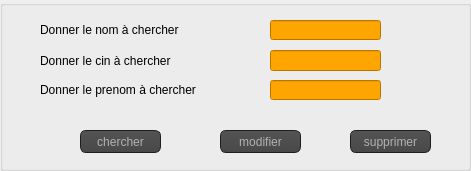
        <widget class="QGroupBox" name="groupBox_18">
         <property name="geometry">
          <rect>
           <x>290</x>
           <y>260</y>
           <width>471</width>
           <height>171</height>
          </rect>
         </property>
         <property name="title">
          <string/>
         </property>
         <widget class="QLineEdit" name="cincherf_2">
          <property name="geometry">
           <rect>
            <x>270</x>
            <y>50</y>
            <width>111</width>
            <height>21</height>
           </rect>
          </property>
          <property name="styleSheet">
           <string notr="true">QLineEdit
{
color:black;
background-color:orange;
}</string>
          </property>
         </widget>
         <widget class="QLabel" name="label_49">
          <property name="geometry">
           <rect>
            <x>40</x>
            <y>50</y>
            <width>171</width>
            <height>21</height>
           </rect>
          </property>
          <property name="text">
           <string>Donner le cin à chercher</string>
          </property>
         </widget>
         <widget class="QPushButton" name="modif_four">
          <property name="geometry">
           <rect>
            <x>220</x>
            <y>130</y>
            <width>81</width>
            <height>23</height>
           </rect>
          </property>
          <property name="styleSheet">
           <string notr="true">QToolTip
{
     border: 1px solid black;
     background-color: #ffa02f;
     padding: 1px;
     border-radius: 3px;
     opacity: 100;
}

QWidget
{
    color: #b1b1b1;
    background-color: #323232;
}

QWidget:item:hover
{
    background-color: QLinearGradient( x1: 0, y1: 0, x2: 0, y2: 1, stop: 0 #ffa02f, stop: 1 #ca0619);
    color: #000000;
}

QWidget:item:selected
{
    background-color: QLinearGradient( x1: 0, y1: 0, x2: 0, y2: 1, stop: 0 #ffa02f, stop: 1 #d7801a);
}

QMenuBar::item
{
    background: transparent;
}

QMenuBar::item:selected
{
    background: transparent;
    border: 1px solid #ffaa00;
}

QMenuBar::item:pressed
{
    background: #444;
    border: 1px solid #000;
    background-color: QLinearGradient(
        x1:0, y1:0,
        x2:0, y2:1,
        stop:1 #212121,
        stop:0.4 #343434/*,
        stop:0.2 #343434,
        stop:0.1 #ffaa00*/
    );
    margin-bottom:-1px;
    padding-bottom:1px;
}

QMenu
{
    border: 1px solid #000;
}

QMenu::item
{
    padding: 2px 20px 2px 20px;
}

QMenu::item:selected
{
    color: #000000;
}

QWidget:disabled
{
    color: #404040;
    background-color: #323232;
}

QAbstractItemView
{
    background-color: QLinearGradient( x1: 0, y1: 0, x2: 0, y2: 1, stop: 0 #4d4d4d, stop: 0.1 #646464, stop: 1 #5d5d5d);
}

QWidget:focus
{
    /*border: 2px solid QLinearGradient( x1: 0, y1: 0, x2: 0, y2: 1, stop: 0 #ffa02f, stop: 1 #d7801a);*/
}

QLineEdit
{
    background-color: QLinearGradient( x1: 0, y1: 0, x2: 0, y2: 1, stop: 0 #4d4d4d, stop: 0 #646464, stop: 1 #5d5d5d);
    padding: 1px;
    border-style: solid;
    border: 1px solid #1e1e1e;
    border-radius: 5;
}

QPushButton
{
    color: #b1b1b1;
    background-color: QLinearGradient( x1: 0, y1: 0, x2: 0, y2: 1, stop: 0 #565656, stop: 0.1 #525252, stop: 0.5 #4e4e4e, stop: 0.9 #4a4a4a, stop: 1 #464646);
    border-width: 1px;
    border-color: #1e1e1e;
    border-style: solid;
    border-radius: 6;
    padding: 3px;
    font-size: 12px;
    padding-left: 5px;
    padding-right: 5px;
}

QPushButton:pressed
{
    background-color: QLinearGradient( x1: 0, y1: 0, x2: 0, y2: 1, stop: 0 #2d2d2d, stop: 0.1 #2b2b2b, stop: 0.5 #292929, stop: 0.9 #282828, stop: 1 #252525);
}

QComboBox
{
    selection-background-color: #ffaa00;
    background-color: QLinearGradient( x1: 0, y1: 0, x2: 0, y2: 1, stop: 0 #565656, stop: 0.1 #525252, stop: 0.5 #4e4e4e, stop: 0.9 #4a4a4a, stop: 1 #464646);
    border-style: solid;
    border: 1px solid #1e1e1e;
    border-radius: 5;
}

QComboBox:hover,QPushButton:hover
{
    border: 2px solid QLinearGradient( x1: 0, y1: 0, x2: 0, y2: 1, stop: 0 #ffa02f, stop: 1 #d7801a);
}


QComboBox:on
{
    padding-top: 3px;
    padding-left: 4px;
    background-color: QLinearGradient( x1: 0, y1: 0, x2: 0, y2: 1, stop: 0 #2d2d2d, stop: 0.1 #2b2b2b, stop: 0.5 #292929, stop: 0.9 #282828, stop: 1 #252525);
    selection-background-color: #ffaa00;
}

QComboBox QAbstractItemView
{
    border: 2px solid darkgray;
    selection-background-color: QLinearGradient( x1: 0, y1: 0, x2: 0, y2: 1, stop: 0 #ffa02f, stop: 1 #d7801a);
}

QComboBox::drop-down
{
     subcontrol-origin: padding;
     subcontrol-position: top right;
     width: 15px;

     border-left-width: 0px;
     border-left-color: darkgray;
     border-left-style: solid; /* just a single line */
     border-top-right-radius: 3px; /* same radius as the QComboBox */
     border-bottom-right-radius: 3px;
 }

QComboBox::down-arrow
{
     image: url(:/down_arrow.png);
}

QGroupBox:focus
{
border: 2px solid QLinearGradient( x1: 0, y1: 0, x2: 0, y2: 1, stop: 0 #ffa02f, stop: 1 #d7801a);
}

QTextEdit:focus
{
    border: 2px solid QLinearGradient( x1: 0, y1: 0, x2: 0, y2: 1, stop: 0 #ffa02f, stop: 1 #d7801a);
}

QScrollBar:horizontal {
     border: 1px solid #222222;
     background: QLinearGradient( x1: 0, y1: 0, x2: 0, y2: 1, stop: 0.0 #121212, stop: 0.2 #282828, stop: 1 #484848);
     height: 7px;
     margin: 0px 16px 0 16px;
}

QScrollBar::handle:horizontal
{
      background: QLinearGradient( x1: 0, y1: 0, x2: 1, y2: 0, stop: 0 #ffa02f, stop: 0.5 #d7801a, stop: 1 #ffa02f);
      min-height: 20px;
      border-radius: 2px;
}

QScrollBar::add-line:horizontal {
      border: 1px solid #1b1b19;
      border-radius: 2px;
      background: QLinearGradient( x1: 0, y1: 0, x2: 1, y2: 0, stop: 0 #ffa02f, stop: 1 #d7801a);
      width: 14px;
      subcontrol-position: right;
      subcontrol-origin: margin;
}

QScrollBar::sub-line:horizontal {
      border: 1px solid #1b1b19;
      border-radius: 2px;
      background: QLinearGradient( x1: 0, y1: 0, x2: 1, y2: 0, stop: 0 #ffa02f, stop: 1 #d7801a);
      width: 14px;
     subcontrol-position: left;
     subcontrol-origin: margin;
}

QScrollBar::right-arrow:horizontal, QScrollBar::left-arrow:horizontal
{
      border: 1px solid black;
      width: 1px;
      height: 1px;
      background: white;
}

QScrollBar::add-page:horizontal, QScrollBar::sub-page:horizontal
{
      background: none;
}

QScrollBar:vertical
{
      background: QLinearGradient( x1: 0, y1: 0, x2: 1, y2: 0, stop: 0.0 #121212, stop: 0.2 #282828, stop: 1 #484848);
      width: 7px;
      margin: 16px 0 16px 0;
      border: 1px solid #222222;
}

QScrollBar::handle:vertical
{
      background: QLinearGradient( x1: 0, y1: 0, x2: 0, y2: 1, stop: 0 #ffa02f, stop: 0.5 #d7801a, stop: 1 #ffa02f);
      min-height: 20px;
      border-radius: 2px;
}

QScrollBar::add-line:vertical
{
      border: 1px solid #1b1b19;
      border-radius: 2px;
      background: QLinearGradient( x1: 0, y1: 0, x2: 0, y2: 1, stop: 0 #ffa02f, stop: 1 #d7801a);
      height: 14px;
      subcontrol-position: bottom;
      subcontrol-origin: margin;
}

QScrollBar::sub-line:vertical
{
      border: 1px solid #1b1b19;
      border-radius: 2px;
      background: QLinearGradient( x1: 0, y1: 0, x2: 0, y2: 1, stop: 0 #d7801a, stop: 1 #ffa02f);
      height: 14px;
      subcontrol-position: top;
      subcontrol-origin: margin;
}

QScrollBar::up-arrow:vertical, QScrollBar::down-arrow:vertical
{
      border: 1px solid black;
      width: 1px;
      height: 1px;
      background: white;
}


QScrollBar::add-page:vertical, QScrollBar::sub-page:vertical
{
      background: none;
}

QTextEdit
{
    background-color: #242424;
}

QPlainTextEdit
{
    background-color: #242424;
}

QHeaderView::section
{
    background-color: QLinearGradient(x1:0, y1:0, x2:0, y2:1, stop:0 #616161, stop: 0.5 #505050, stop: 0.6 #434343, stop:1 #656565);
    color: white;
    padding-left: 4px;
    border: 1px solid #6c6c6c;
}

QCheckBox:disabled
{
color: #414141;
}

QDockWidget::title
{
    text-align: center;
    spacing: 3px; /* spacing between items in the tool bar */
    background-color: QLinearGradient(x1:0, y1:0, x2:0, y2:1, stop:0 #323232, stop: 0.5 #242424, stop:1 #323232);
}

QDockWidget::close-button, QDockWidget::float-button
{
    text-align: center;
    spacing: 1px; /* spacing between items in the tool bar */
    background-color: QLinearGradient(x1:0, y1:0, x2:0, y2:1, stop:0 #323232, stop: 0.5 #242424, stop:1 #323232);
}

QDockWidget::close-button:hover, QDockWidget::float-button:hover
{
    background: #242424;
}

QDockWidget::close-button:pressed, QDockWidget::float-button:pressed
{
    padding: 1px -1px -1px 1px;
}

QMainWindow::separator
{
    background-color: QLinearGradient(x1:0, y1:0, x2:0, y2:1, stop:0 #161616, stop: 0.5 #151515, stop: 0.6 #212121, stop:1 #343434);
    color: white;
    padding-left: 4px;
    border: 1px solid #4c4c4c;
    spacing: 3px; /* spacing between items in the tool bar */
}

QMainWindow::separator:hover
{

    background-color: QLinearGradient(x1:0, y1:0, x2:0, y2:1, stop:0 #d7801a, stop:0.5 #b56c17 stop:1 #ffa02f);
    color: white;
    padding-left: 4px;
    border: 1px solid #6c6c6c;
    spacing: 3px; /* spacing between items in the tool bar */
}

QToolBar::handle
{
     spacing: 3px; /* spacing between items in the tool bar */
     background: url(:/images/handle.png);
}

QMenu::separator
{
    height: 2px;
    background-color: QLinearGradient(x1:0, y1:0, x2:0, y2:1, stop:0 #161616, stop: 0.5 #151515, stop: 0.6 #212121, stop:1 #343434);
    color: white;
    padding-left: 4px;
    margin-left: 10px;
    margin-right: 5px;
}

QProgressBar
{
    border: 2px solid grey;
    border-radius: 5px;
    text-align: center;
}

QProgressBar::chunk
{
    background-color: #d7801a;
    width: 2.15px;
    margin: 0.5px;
}

QTabBar::tab {
    color: #b1b1b1;
    border: 1px solid #444;
    border-bottom-style: none;
    background-color: #323232;
    padding-left: 10px;
    padding-right: 10px;
    padding-top: 3px;
    padding-bottom: 2px;
    margin-right: -1px;
}

QTabWidget::pane {
    border: 1px solid #444;
    top: 1px;
}

QTabBar::tab:last
{
    margin-right: 0; /* the last selected tab has nothing to overlap with on the right */
    border-top-right-radius: 3px;
}

QTabBar::tab:first:!selected
{
 margin-left: 0px; /* the last selected tab has nothing to overlap with on the right */


    border-top-left-radius: 3px;
}

QTabBar::tab:!selected
{
    color: #b1b1b1;
    border-bottom-style: solid;
    margin-top: 3px;
    background-color: QLinearGradient(x1:0, y1:0, x2:0, y2:1, stop:1 #212121, stop:.4 #343434);
}

QTabBar::tab:selected
{
    border-top-left-radius: 3px;
    border-top-right-radius: 3px;
    margin-bottom: 0px;
}

QTabBar::tab:!selected:hover
{
    /*border-top: 2px solid #ffaa00;
    padding-bottom: 3px;*/
    border-top-left-radius: 3px;
    border-top-right-radius: 3px;
    background-color: QLinearGradient(x1:0, y1:0, x2:0, y2:1, stop:1 #212121, stop:0.4 #343434, stop:0.2 #343434, stop:0.1 #ffaa00);
}

QRadioButton::indicator:checked, QRadioButton::indicator:unchecked{
    color: #b1b1b1;
    background-color: #323232;
    border: 1px solid #b1b1b1;
    border-radius: 6px;
}

QRadioButton::indicator:checked
{
    background-color: qradialgradient(
        cx: 0.5, cy: 0.5,
        fx: 0.5, fy: 0.5,
        radius: 1.0,
        stop: 0.25 #ffaa00,
        stop: 0.3 #323232
    );
}

QCheckBox::indicator{
    color: #b1b1b1;
    background-color: #323232;
    border: 1px solid #b1b1b1;
    width: 9px;
    height: 9px;
}

QRadioButton::indicator
{
    border-radius: 6px;
}

QRadioButton::indicator:hover, QCheckBox::indicator:hover
{
    border: 1px solid #ffaa00;
}

QCheckBox::indicator:checked
{
    image:url(:/images/checkbox.png);
}

QCheckBox::indicator:disabled, QRadioButton::indicator:disabled
{
    border: 1px solid #444;
}</string>
          </property>
          <property name="text">
           <string>modifier</string>
          </property>
         </widget>
         <widget class="QPushButton" name="supp_four">
          <property name="geometry">
           <rect>
            <x>350</x>
            <y>130</y>
            <width>81</width>
            <height>23</height>
           </rect>
          </property>
          <property name="styleSheet">
           <string notr="true">QToolTip
{
     border: 1px solid black;
     background-color: #ffa02f;
     padding: 1px;
     border-radius: 3px;
     opacity: 100;
}

QWidget
{
    color: #b1b1b1;
    background-color: #323232;
}

QWidget:item:hover
{
    background-color: QLinearGradient( x1: 0, y1: 0, x2: 0, y2: 1, stop: 0 #ffa02f, stop: 1 #ca0619);
    color: #000000;
}

QWidget:item:selected
{
    background-color: QLinearGradient( x1: 0, y1: 0, x2: 0, y2: 1, stop: 0 #ffa02f, stop: 1 #d7801a);
}

QMenuBar::item
{
    background: transparent;
}

QMenuBar::item:selected
{
    background: transparent;
    border: 1px solid #ffaa00;
}

QMenuBar::item:pressed
{
    background: #444;
    border: 1px solid #000;
    background-color: QLinearGradient(
        x1:0, y1:0,
        x2:0, y2:1,
        stop:1 #212121,
        stop:0.4 #343434/*,
        stop:0.2 #343434,
        stop:0.1 #ffaa00*/
    );
    margin-bottom:-1px;
    padding-bottom:1px;
}

QMenu
{
    border: 1px solid #000;
}

QMenu::item
{
    padding: 2px 20px 2px 20px;
}

QMenu::item:selected
{
    color: #000000;
}

QWidget:disabled
{
    color: #404040;
    background-color: #323232;
}

QAbstractItemView
{
    background-color: QLinearGradient( x1: 0, y1: 0, x2: 0, y2: 1, stop: 0 #4d4d4d, stop: 0.1 #646464, stop: 1 #5d5d5d);
}

QWidget:focus
{
    /*border: 2px solid QLinearGradient( x1: 0, y1: 0, x2: 0, y2: 1, stop: 0 #ffa02f, stop: 1 #d7801a);*/
}

QLineEdit
{
    background-color: QLinearGradient( x1: 0, y1: 0, x2: 0, y2: 1, stop: 0 #4d4d4d, stop: 0 #646464, stop: 1 #5d5d5d);
    padding: 1px;
    border-style: solid;
    border: 1px solid #1e1e1e;
    border-radius: 5;
}

QPushButton
{
    color: #b1b1b1;
    background-color: QLinearGradient( x1: 0, y1: 0, x2: 0, y2: 1, stop: 0 #565656, stop: 0.1 #525252, stop: 0.5 #4e4e4e, stop: 0.9 #4a4a4a, stop: 1 #464646);
    border-width: 1px;
    border-color: #1e1e1e;
    border-style: solid;
    border-radius: 6;
    padding: 3px;
    font-size: 12px;
    padding-left: 5px;
    padding-right: 5px;
}

QPushButton:pressed
{
    background-color: QLinearGradient( x1: 0, y1: 0, x2: 0, y2: 1, stop: 0 #2d2d2d, stop: 0.1 #2b2b2b, stop: 0.5 #292929, stop: 0.9 #282828, stop: 1 #252525);
}

QComboBox
{
    selection-background-color: #ffaa00;
    background-color: QLinearGradient( x1: 0, y1: 0, x2: 0, y2: 1, stop: 0 #565656, stop: 0.1 #525252, stop: 0.5 #4e4e4e, stop: 0.9 #4a4a4a, stop: 1 #464646);
    border-style: solid;
    border: 1px solid #1e1e1e;
    border-radius: 5;
}

QComboBox:hover,QPushButton:hover
{
    border: 2px solid QLinearGradient( x1: 0, y1: 0, x2: 0, y2: 1, stop: 0 #ffa02f, stop: 1 #d7801a);
}


QComboBox:on
{
    padding-top: 3px;
    padding-left: 4px;
    background-color: QLinearGradient( x1: 0, y1: 0, x2: 0, y2: 1, stop: 0 #2d2d2d, stop: 0.1 #2b2b2b, stop: 0.5 #292929, stop: 0.9 #282828, stop: 1 #252525);
    selection-background-color: #ffaa00;
}

QComboBox QAbstractItemView
{
    border: 2px solid darkgray;
    selection-background-color: QLinearGradient( x1: 0, y1: 0, x2: 0, y2: 1, stop: 0 #ffa02f, stop: 1 #d7801a);
}

QComboBox::drop-down
{
     subcontrol-origin: padding;
     subcontrol-position: top right;
     width: 15px;

     border-left-width: 0px;
     border-left-color: darkgray;
     border-left-style: solid; /* just a single line */
     border-top-right-radius: 3px; /* same radius as the QComboBox */
     border-bottom-right-radius: 3px;
 }

QComboBox::down-arrow
{
     image: url(:/down_arrow.png);
}

QGroupBox:focus
{
border: 2px solid QLinearGradient( x1: 0, y1: 0, x2: 0, y2: 1, stop: 0 #ffa02f, stop: 1 #d7801a);
}

QTextEdit:focus
{
    border: 2px solid QLinearGradient( x1: 0, y1: 0, x2: 0, y2: 1, stop: 0 #ffa02f, stop: 1 #d7801a);
}

QScrollBar:horizontal {
     border: 1px solid #222222;
     background: QLinearGradient( x1: 0, y1: 0, x2: 0, y2: 1, stop: 0.0 #121212, stop: 0.2 #282828, stop: 1 #484848);
     height: 7px;
     margin: 0px 16px 0 16px;
}

QScrollBar::handle:horizontal
{
      background: QLinearGradient( x1: 0, y1: 0, x2: 1, y2: 0, stop: 0 #ffa02f, stop: 0.5 #d7801a, stop: 1 #ffa02f);
      min-height: 20px;
      border-radius: 2px;
}

QScrollBar::add-line:horizontal {
      border: 1px solid #1b1b19;
      border-radius: 2px;
      background: QLinearGradient( x1: 0, y1: 0, x2: 1, y2: 0, stop: 0 #ffa02f, stop: 1 #d7801a);
      width: 14px;
      subcontrol-position: right;
      subcontrol-origin: margin;
}

QScrollBar::sub-line:horizontal {
      border: 1px solid #1b1b19;
      border-radius: 2px;
      background: QLinearGradient( x1: 0, y1: 0, x2: 1, y2: 0, stop: 0 #ffa02f, stop: 1 #d7801a);
      width: 14px;
     subcontrol-position: left;
     subcontrol-origin: margin;
}

QScrollBar::right-arrow:horizontal, QScrollBar::left-arrow:horizontal
{
      border: 1px solid black;
      width: 1px;
      height: 1px;
      background: white;
}

QScrollBar::add-page:horizontal, QScrollBar::sub-page:horizontal
{
      background: none;
}

QScrollBar:vertical
{
      background: QLinearGradient( x1: 0, y1: 0, x2: 1, y2: 0, stop: 0.0 #121212, stop: 0.2 #282828, stop: 1 #484848);
      width: 7px;
      margin: 16px 0 16px 0;
      border: 1px solid #222222;
}

QScrollBar::handle:vertical
{
      background: QLinearGradient( x1: 0, y1: 0, x2: 0, y2: 1, stop: 0 #ffa02f, stop: 0.5 #d7801a, stop: 1 #ffa02f);
      min-height: 20px;
      border-radius: 2px;
}

QScrollBar::add-line:vertical
{
      border: 1px solid #1b1b19;
      border-radius: 2px;
      background: QLinearGradient( x1: 0, y1: 0, x2: 0, y2: 1, stop: 0 #ffa02f, stop: 1 #d7801a);
      height: 14px;
      subcontrol-position: bottom;
      subcontrol-origin: margin;
}

QScrollBar::sub-line:vertical
{
      border: 1px solid #1b1b19;
      border-radius: 2px;
      background: QLinearGradient( x1: 0, y1: 0, x2: 0, y2: 1, stop: 0 #d7801a, stop: 1 #ffa02f);
      height: 14px;
      subcontrol-position: top;
      subcontrol-origin: margin;
}

QScrollBar::up-arrow:vertical, QScrollBar::down-arrow:vertical
{
      border: 1px solid black;
      width: 1px;
      height: 1px;
      background: white;
}


QScrollBar::add-page:vertical, QScrollBar::sub-page:vertical
{
      background: none;
}

QTextEdit
{
    background-color: #242424;
}

QPlainTextEdit
{
    background-color: #242424;
}

QHeaderView::section
{
    background-color: QLinearGradient(x1:0, y1:0, x2:0, y2:1, stop:0 #616161, stop: 0.5 #505050, stop: 0.6 #434343, stop:1 #656565);
    color: white;
    padding-left: 4px;
    border: 1px solid #6c6c6c;
}

QCheckBox:disabled
{
color: #414141;
}

QDockWidget::title
{
    text-align: center;
    spacing: 3px; /* spacing between items in the tool bar */
    background-color: QLinearGradient(x1:0, y1:0, x2:0, y2:1, stop:0 #323232, stop: 0.5 #242424, stop:1 #323232);
}

QDockWidget::close-button, QDockWidget::float-button
{
    text-align: center;
    spacing: 1px; /* spacing between items in the tool bar */
    background-color: QLinearGradient(x1:0, y1:0, x2:0, y2:1, stop:0 #323232, stop: 0.5 #242424, stop:1 #323232);
}

QDockWidget::close-button:hover, QDockWidget::float-button:hover
{
    background: #242424;
}

QDockWidget::close-button:pressed, QDockWidget::float-button:pressed
{
    padding: 1px -1px -1px 1px;
}

QMainWindow::separator
{
    background-color: QLinearGradient(x1:0, y1:0, x2:0, y2:1, stop:0 #161616, stop: 0.5 #151515, stop: 0.6 #212121, stop:1 #343434);
    color: white;
    padding-left: 4px;
    border: 1px solid #4c4c4c;
    spacing: 3px; /* spacing between items in the tool bar */
}

QMainWindow::separator:hover
{

    background-color: QLinearGradient(x1:0, y1:0, x2:0, y2:1, stop:0 #d7801a, stop:0.5 #b56c17 stop:1 #ffa02f);
    color: white;
    padding-left: 4px;
    border: 1px solid #6c6c6c;
    spacing: 3px; /* spacing between items in the tool bar */
}

QToolBar::handle
{
     spacing: 3px; /* spacing between items in the tool bar */
     background: url(:/images/handle.png);
}

QMenu::separator
{
    height: 2px;
    background-color: QLinearGradient(x1:0, y1:0, x2:0, y2:1, stop:0 #161616, stop: 0.5 #151515, stop: 0.6 #212121, stop:1 #343434);
    color: white;
    padding-left: 4px;
    margin-left: 10px;
    margin-right: 5px;
}

QProgressBar
{
    border: 2px solid grey;
    border-radius: 5px;
    text-align: center;
}

QProgressBar::chunk
{
    background-color: #d7801a;
    width: 2.15px;
    margin: 0.5px;
}

QTabBar::tab {
    color: #b1b1b1;
    border: 1px solid #444;
    border-bottom-style: none;
    background-color: #323232;
    padding-left: 10px;
    padding-right: 10px;
    padding-top: 3px;
    padding-bottom: 2px;
    margin-right: -1px;
}

QTabWidget::pane {
    border: 1px solid #444;
    top: 1px;
}

QTabBar::tab:last
{
    margin-right: 0; /* the last selected tab has nothing to overlap with on the right */
    border-top-right-radius: 3px;
}

QTabBar::tab:first:!selected
{
 margin-left: 0px; /* the last selected tab has nothing to overlap with on the right */


    border-top-left-radius: 3px;
}

QTabBar::tab:!selected
{
    color: #b1b1b1;
    border-bottom-style: solid;
    margin-top: 3px;
    background-color: QLinearGradient(x1:0, y1:0, x2:0, y2:1, stop:1 #212121, stop:.4 #343434);
}

QTabBar::tab:selected
{
    border-top-left-radius: 3px;
    border-top-right-radius: 3px;
    margin-bottom: 0px;
}

QTabBar::tab:!selected:hover
{
    /*border-top: 2px solid #ffaa00;
    padding-bottom: 3px;*/
    border-top-left-radius: 3px;
    border-top-right-radius: 3px;
    background-color: QLinearGradient(x1:0, y1:0, x2:0, y2:1, stop:1 #212121, stop:0.4 #343434, stop:0.2 #343434, stop:0.1 #ffaa00);
}

QRadioButton::indicator:checked, QRadioButton::indicator:unchecked{
    color: #b1b1b1;
    background-color: #323232;
    border: 1px solid #b1b1b1;
    border-radius: 6px;
}

QRadioButton::indicator:checked
{
    background-color: qradialgradient(
        cx: 0.5, cy: 0.5,
        fx: 0.5, fy: 0.5,
        radius: 1.0,
        stop: 0.25 #ffaa00,
        stop: 0.3 #323232
    );
}

QCheckBox::indicator{
    color: #b1b1b1;
    background-color: #323232;
    border: 1px solid #b1b1b1;
    width: 9px;
    height: 9px;
}

QRadioButton::indicator
{
    border-radius: 6px;
}

QRadioButton::indicator:hover, QCheckBox::indicator:hover
{
    border: 1px solid #ffaa00;
}

QCheckBox::indicator:checked
{
    image:url(:/images/checkbox.png);
}

QCheckBox::indicator:disabled, QRadioButton::indicator:disabled
{
    border: 1px solid #444;
}</string>
          </property>
          <property name="text">
           <string>supprimer</string>
          </property>
         </widget>
         <widget class="QLineEdit" name="cherf_nom_2">
          <property name="geometry">
           <rect>
            <x>270</x>
            <y>20</y>
            <width>111</width>
            <height>20</height>
           </rect>
          </property>
          <property name="styleSheet">
           <string notr="true">background-color:orange;
color:black;</string>
          </property>
         </widget>
         <widget class="QLabel" name="label_50">
          <property name="geometry">
           <rect>
            <x>40</x>
            <y>20</y>
            <width>171</width>
            <height>20</height>
           </rect>
          </property>
          <property name="text">
           <string>Donner le nom à chercher</string>
          </property>
         </widget>
         <widget class="QLabel" name="label_51">
          <property name="geometry">
           <rect>
            <x>40</x>
            <y>80</y>
            <width>191</width>
            <height>20</height>
           </rect>
          </property>
          <property name="text">
           <string>Donner le prenom à chercher</string>
          </property>
         </widget>
         <widget class="QLineEdit" name="cherf_prenom_2">
          <property name="geometry">
           <rect>
            <x>270</x>
            <y>80</y>
            <width>111</width>
            <height>20</height>
           </rect>
          </property>
          <property name="styleSheet">
           <string notr="true">background-color:orange;
color:black;</string>
          </property>
         </widget>
         <widget class="QPushButton" name="chercher_four">
          <property name="geometry">
           <rect>
            <x>80</x>
            <y>130</y>
            <width>81</width>
            <height>23</height>
           </rect>
          </property>
          <property name="styleSheet">
           <string notr="true">QPushButton
{color: #b1b1b1;
    background-color: QLinearGradient( x1: 0, y1: 0, x2: 0, y2: 1, stop: 0 #565656, stop: 0.1 #525252, stop: 0.5 #4e4e4e, stop: 0.9 #4a4a4a, stop: 1 #464646);
    border-width: 1px;
    border-color: #1e1e1e;
    border-style: solid;
    border-radius: 6;
    padding: 3px;
    font-size: 12px;
    padding-left: 5px;
    padding-right: 5px;

}
QPushButton:hover
{
    border: 2px solid QLinearGradient( x1: 0, y1: 0, x2: 0, y2: 1, stop: 0 #ffa02f, stop: 1 #d7801a);
}</string>
          </property>
          <property name="text">
           <string>chercher</string>
          </property>
         </widget>
        </widget>
